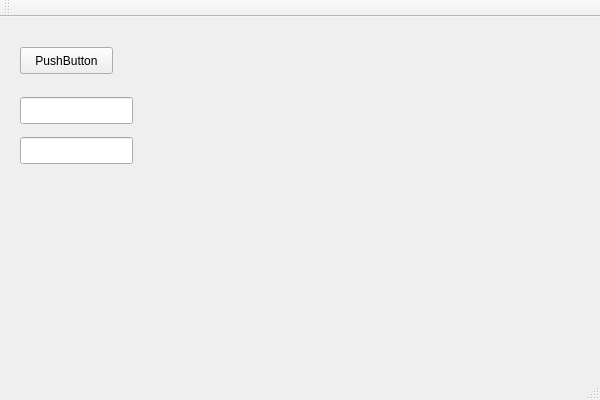
<?xml version="1.0" encoding="UTF-8"?>
<ui version="4.0">
 <class>MainWindow</class>
 <widget class="QMainWindow" name="MainWindow">
  <property name="geometry">
   <rect>
    <x>0</x>
    <y>0</y>
    <width>600</width>
    <height>400</height>
   </rect>
  </property>
  <property name="windowTitle">
   <string>MainWindow</string>
  </property>
  <widget class="QWidget" name="centralWidget">
   <widget class="QLineEdit" name="lineEdit">
    <property name="geometry">
     <rect>
      <x>20</x>
      <y>80</y>
      <width>113</width>
      <height>27</height>
     </rect>
    </property>
   </widget>
   <widget class="QLineEdit" name="lineEdit_2">
    <property name="geometry">
     <rect>
      <x>20</x>
      <y>120</y>
      <width>113</width>
      <height>27</height>
     </rect>
    </property>
   </widget>
   <widget class="QPushButton" name="pushButton">
    <property name="geometry">
     <rect>
      <x>20</x>
      <y>30</y>
      <width>93</width>
      <height>27</height>
     </rect>
    </property>
    <property name="text">
     <string>PushButton</string>
    </property>
   </widget>
  </widget>
  <widget class="QMenuBar" name="menuBar">
   <property name="geometry">
    <rect>
     <x>0</x>
     <y>0</y>
     <width>600</width>
     <height>24</height>
    </rect>
   </property>
  </widget>
  <widget class="QToolBar" name="mainToolBar">
   <attribute name="toolBarArea">
    <enum>TopToolBarArea</enum>
   </attribute>
   <attribute name="toolBarBreak">
    <bool>false</bool>
   </attribute>
  </widget>
  <widget class="QStatusBar" name="statusBar"/>
 </widget>
 <layoutdefault spacing="6" margin="11"/>
 <resources/>
 <connections>
  <connection>
   <sender>pushButton</sender>
   <signal>clicked()</signal>
   <receiver>MainWindow</receiver>
   <slot>slot1()</slot>
   <hints>
    <hint type="sourcelabel">
     <x>91</x>
     <y>83</y>
    </hint>
    <hint type="destinationlabel">
     <x>209</x>
     <y>82</y>
    </hint>
   </hints>
  </connection>
 </connections>
 <slots>
  <slot>slot1()</slot>
 </slots>
</ui>
